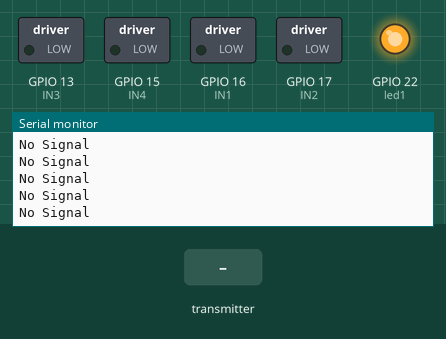
Simulated run of this sketch. Board: ESP32. Shown: switched loads named in the sketch (green lamp = pin HIGH), output pins drawn as LEDs (lit = HIGH), the last lines printed to the serial monitor. Inputs (shaded band) come from the test bench.

Above: at 1.2 s.
1.3 s: the transmitter starts sending lxAxisValue = 0
At 1.61 s:
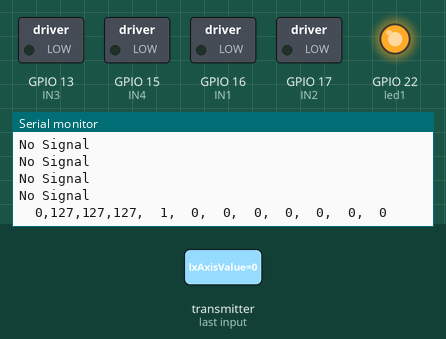
3.3 s: the transmitter starts sending lyAxisValue = 0
At 3.61 s:
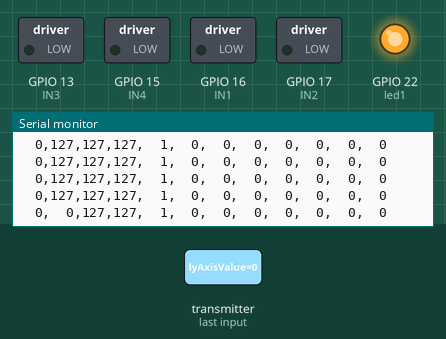
5.3 s: the transmitter starts sending rxAxisValue = 0
At 5.61 s:
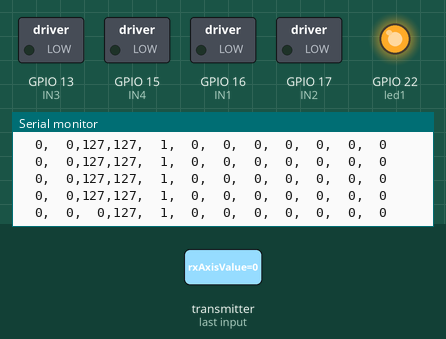
7.3 s: the transmitter starts sending ryAxisValue = 0
At 7.61 s:
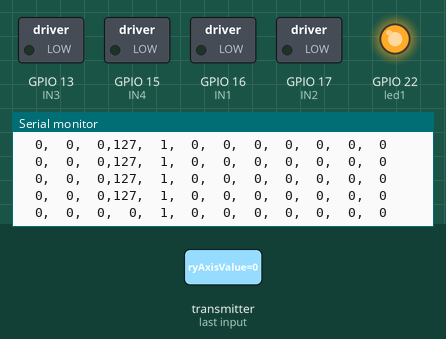
9.3 s: the transmitter starts sending switch1Value = 64
At 9.61 s:
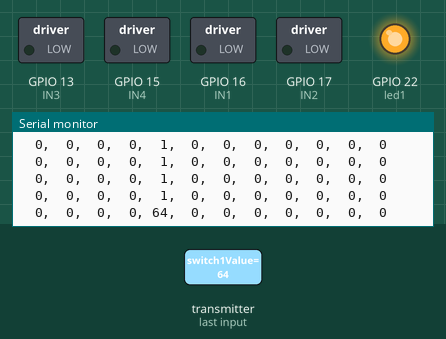
11.3 s: the transmitter starts sending switch2Value = 64
At 11.61 s:
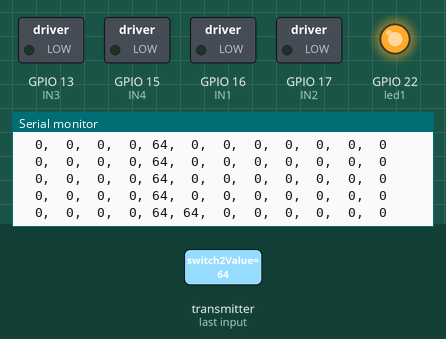

Measured:
- after the input at 1.3 s, the serial monitor: prints a new line at once (image 1)
- after the input at 3.3 s, the serial monitor: prints a new line at once (image 2)
- after the input at 5.3 s, the serial monitor: prints a new line at once (image 3)
- after the input at 7.3 s, the serial monitor: prints a new line at once (image 4)
- after the input at 9.3 s, the serial monitor: prints a new line at once (image 5)
- after the input at 11.3 s, the serial monitor: prints a new line at once (image 6)

The sketch:

ESPNOW_Receiver_s9110_tank.ino
```cpp
#include <esp_now.h>
#include <WiFi.h>
#include <ESP32Servo.h>

#define SIGNAL_TIMEOUT 1000  // This is signal timeout in milli seconds. We will reset the data if no signal

unsigned long lastRecvTime = 0;

struct PacketData {
  byte lxAxisValue;
  byte lyAxisValue;
  byte rxAxisValue;
  byte ryAxisValue;

  byte switch1Value;
  byte switch2Value;
  byte switch3Value;
  byte switch4Value;
  byte switch5Value;
  byte switch6Value;
  byte switch7Value;
  byte switch8Value;
};
PacketData receiverData;


int IN1 = 16;
int IN2 = 17;
int IN3 = 13;
int IN4 = 15;

int motor_speed = 0;
int motor_speed1 = 0;

int led1 = 22;

//Assign default input received values
void setInputDefaultValues() {
  // The middle position for joystick. (254/2=127)
  receiverData.lxAxisValue = 127;
  receiverData.lyAxisValue = 127;
  receiverData.rxAxisValue = 127;
  receiverData.ryAxisValue = 127;
  receiverData.switch1Value = HIGH;
}
void mapAndWriteValues() {

  digitalWrite(led1, receiverData.switch1Value);
}

// callback function that will be executed when data is received
void OnDataRecv(const uint8_t *mac, const uint8_t *incomingData, int len) {
  if (len == 0) {
    return;
  }
  memcpy(&receiverData, incomingData, sizeof(receiverData));
  char inputValuesString[100];
  sprintf(inputValuesString,
          "%3d,%3d,%3d,%3d,%3d,%3d,%3d,%3d,%3d,%3d,%3d,%3d",
           receiverData.lxAxisValue,
           receiverData.lyAxisValue,
           receiverData.rxAxisValue,
           receiverData.ryAxisValue,
           receiverData.switch1Value,
           receiverData.switch2Value,
           receiverData.switch3Value,
           receiverData.switch4Value,
           receiverData.switch5Value,
           receiverData.switch6Value,
           receiverData.switch7Value,
           receiverData.switch8Value);
  Serial.println(inputValuesString);
  mapAndWriteValues();

  lastRecvTime = millis();
}

void setUpPinModes() {


  pinMode(IN1, OUTPUT);
  pinMode(IN2, OUTPUT);
  pinMode(IN3, OUTPUT);
  pinMode(IN4, OUTPUT);
  pinMode(led1, OUTPUT);
  digitalWrite(IN1, LOW);
  digitalWrite(IN2, LOW);
  digitalWrite(IN3, LOW);
  digitalWrite(IN4, LOW);
  setInputDefaultValues();
}

void setup() {
  setUpPinModes();

  Serial.begin(115200);
  WiFi.mode(WIFI_STA);

  // Init ESP-NOW
  if (esp_now_init() != ESP_OK) {
    Serial.println("Error initializing ESP-NOW");
    return;
  }

  esp_now_register_recv_cb(OnDataRecv);
}


void loop() {
  setInputDefaultValues();
    mapAndWriteValues();
  unsigned long now = millis();
  if ( now - lastRecvTime > SIGNAL_TIMEOUT )
  {

    Serial.println("No Signal");
  }

 int x_pos = receiverData.lxAxisValue;
 int y_pos = receiverData.lyAxisValue;

if (x_pos < 125){
    motor_speed = map(x_pos, 125, 0, 0, 255);
    motor_speed1 = 0;
    digitalWrite(IN1, LOW);
    analogWrite(IN2, motor_speed);
    digitalWrite(IN3, LOW);
    analogWrite(IN4, motor_speed);
  }
 if (x_pos > 129){
    motor_speed = map(x_pos, 129, 255, 0, 255);
    motor_speed1 = 0;
    analogWrite(IN1, motor_speed);
    digitalWrite(IN2, LOW);
    analogWrite(IN3, motor_speed);
    digitalWrite(IN4, LOW);

  }
  else if (x_pos ==127 &&  y_pos == 127 ){  //Joystick center position
    analogWrite(IN1, 0);
    analogWrite(IN2, 0);
    analogWrite(IN3, 0);
    analogWrite(IN4, 0);
  }
if (y_pos < 125){
    motor_speed1 = map(y_pos, 125, 0, 0, 255);
    motor_speed = 0;
    digitalWrite(IN1, LOW);
    analogWrite(IN2, motor_speed1);
    digitalWrite(IN4, LOW);
    analogWrite(IN3, motor_speed1);
  }
else if (y_pos > 129){
    motor_speed1 = map(y_pos, 129, 255, 0, 255);
    motor_speed = 0;
    analogWrite(IN1, motor_speed1);
    digitalWrite(IN2, LOW);
    analogWrite(IN4, motor_speed1);
    digitalWrite(IN3, LOW);
  }

}
```
